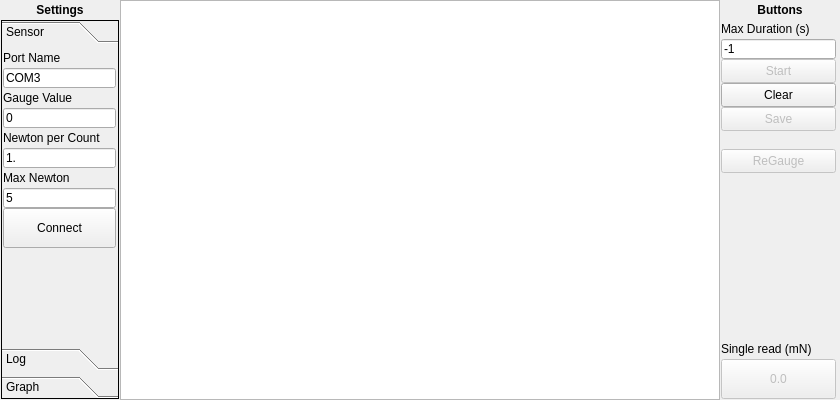
<?xml version="1.0" encoding="UTF-8"?>
<ui version="4.0">
 <class>MainWindow</class>
 <widget class="QMainWindow" name="MainWindow">
  <property name="geometry">
   <rect>
    <x>0</x>
    <y>0</y>
    <width>840</width>
    <height>400</height>
   </rect>
  </property>
  <property name="windowTitle">
   <string>Use the Force!</string>
  </property>
  <widget class="QWidget" name="centralwidget">
   <widget class="QScrollArea" name="settings">
    <property name="geometry">
     <rect>
      <x>0</x>
      <y>20</y>
      <width>120</width>
      <height>380</height>
     </rect>
    </property>
    <property name="frameShape">
     <enum>QFrame::Shape::NoFrame</enum>
    </property>
    <property name="frameShadow">
     <enum>QFrame::Shadow::Plain</enum>
    </property>
    <property name="horizontalScrollBarPolicy">
     <enum>Qt::ScrollBarPolicy::ScrollBarAlwaysOff</enum>
    </property>
    <property name="widgetResizable">
     <bool>true</bool>
    </property>
    <widget class="QWidget" name="scrollAreaWidgetContents">
     <property name="geometry">
      <rect>
       <x>0</x>
       <y>0</y>
       <width>120</width>
       <height>380</height>
      </rect>
     </property>
     <widget class="QToolBox" name="toolBox">
      <property name="enabled">
       <bool>true</bool>
      </property>
      <property name="geometry">
       <rect>
        <x>1</x>
        <y>0</y>
        <width>118</width>
        <height>379</height>
       </rect>
      </property>
      <property name="frameShape">
       <enum>QFrame::Shape::Box</enum>
      </property>
      <property name="currentIndex">
       <number>0</number>
      </property>
      <widget class="QWidget" name="sensorOptions">
       <property name="geometry">
        <rect>
         <x>0</x>
         <y>0</y>
         <width>116</width>
         <height>287</height>
        </rect>
       </property>
       <attribute name="label">
        <string>Sensor</string>
       </attribute>
       <widget class="QLabel" name="labPortName">
        <property name="geometry">
         <rect>
          <x>1</x>
          <y>-1</y>
          <width>113</width>
          <height>20</height>
         </rect>
        </property>
        <property name="text">
         <string>Port Name</string>
        </property>
       </widget>
       <widget class="QLineEdit" name="setPortName">
        <property name="enabled">
         <bool>true</bool>
        </property>
        <property name="geometry">
         <rect>
          <x>1</x>
          <y>19</y>
          <width>113</width>
          <height>20</height>
         </rect>
        </property>
        <property name="text">
         <string>COM3</string>
        </property>
       </widget>
       <widget class="QLabel" name="labMaxNewton">
        <property name="geometry">
         <rect>
          <x>1</x>
          <y>119</y>
          <width>113</width>
          <height>20</height>
         </rect>
        </property>
        <property name="text">
         <string>Max Newton</string>
        </property>
       </widget>
       <widget class="QLineEdit" name="setMaxNewton">
        <property name="geometry">
         <rect>
          <x>1</x>
          <y>139</y>
          <width>113</width>
          <height>20</height>
         </rect>
        </property>
        <property name="text">
         <string>5</string>
        </property>
       </widget>
       <widget class="QLineEdit" name="setGaugeValue">
        <property name="geometry">
         <rect>
          <x>1</x>
          <y>59</y>
          <width>113</width>
          <height>20</height>
         </rect>
        </property>
        <property name="text">
         <string>0</string>
        </property>
       </widget>
       <widget class="QLabel" name="labGaugeValue">
        <property name="geometry">
         <rect>
          <x>1</x>
          <y>39</y>
          <width>113</width>
          <height>20</height>
         </rect>
        </property>
        <property name="text">
         <string>Gauge Value</string>
        </property>
       </widget>
       <widget class="QLineEdit" name="setNewtonPerCount">
        <property name="geometry">
         <rect>
          <x>1</x>
          <y>99</y>
          <width>113</width>
          <height>20</height>
         </rect>
        </property>
        <property name="text">
         <string>1.</string>
        </property>
        <property name="maxLength">
         <number>32767</number>
        </property>
       </widget>
       <widget class="QLabel" name="labNewtonPerCount">
        <property name="geometry">
         <rect>
          <x>1</x>
          <y>79</y>
          <width>113</width>
          <height>20</height>
         </rect>
        </property>
        <property name="text">
         <string>Newton per Count</string>
        </property>
       </widget>
       <widget class="QPushButton" name="butConnect">
        <property name="geometry">
         <rect>
          <x>1</x>
          <y>159</y>
          <width>113</width>
          <height>40</height>
         </rect>
        </property>
        <property name="text">
         <string>Connect</string>
        </property>
        <property name="checkable">
         <bool>true</bool>
        </property>
        <property name="checked">
         <bool>false</bool>
        </property>
        <property name="default">
         <bool>false</bool>
        </property>
        <property name="flat">
         <bool>false</bool>
        </property>
       </widget>
      </widget>
      <widget class="QWidget" name="logOptions">
       <property name="geometry">
        <rect>
         <x>0</x>
         <y>0</y>
         <width>116</width>
         <height>287</height>
        </rect>
       </property>
       <attribute name="label">
        <string>Log</string>
       </attribute>
       <widget class="QLabel" name="fileLabel">
        <property name="geometry">
         <rect>
          <x>1</x>
          <y>-1</y>
          <width>113</width>
          <height>20</height>
         </rect>
        </property>
        <property name="text">
         <string>File</string>
        </property>
       </widget>
       <widget class="QPushButton" name="butFile">
        <property name="geometry">
         <rect>
          <x>1</x>
          <y>19</y>
          <width>113</width>
          <height>22</height>
         </rect>
        </property>
        <property name="text">
         <string>-</string>
        </property>
        <property name="checkable">
         <bool>true</bool>
        </property>
       </widget>
      </widget>
      <widget class="QWidget" name="graphOptions">
       <property name="geometry">
        <rect>
         <x>0</x>
         <y>0</y>
         <width>116</width>
         <height>287</height>
        </rect>
       </property>
       <attribute name="label">
        <string>Graph</string>
       </attribute>
       <widget class="QLineEdit" name="xLabel">
        <property name="geometry">
         <rect>
          <x>1</x>
          <y>99</y>
          <width>113</width>
          <height>20</height>
         </rect>
        </property>
        <property name="text">
         <string>Displacement [mm]</string>
        </property>
       </widget>
       <widget class="QLineEdit" name="yLabel">
        <property name="enabled">
         <bool>true</bool>
        </property>
        <property name="geometry">
         <rect>
          <x>1</x>
          <y>59</y>
          <width>113</width>
          <height>20</height>
         </rect>
        </property>
        <property name="text">
         <string>Force [mN]</string>
        </property>
       </widget>
       <widget class="QLabel" name="yLabelLabel">
        <property name="geometry">
         <rect>
          <x>1</x>
          <y>39</y>
          <width>113</width>
          <height>20</height>
         </rect>
        </property>
        <property name="text">
         <string>y-label</string>
        </property>
       </widget>
       <widget class="QLabel" name="xLabelLabel">
        <property name="geometry">
         <rect>
          <x>1</x>
          <y>79</y>
          <width>113</width>
          <height>20</height>
         </rect>
        </property>
        <property name="text">
         <string>x-label</string>
        </property>
       </widget>
       <widget class="QLabel" name="xLimLabel">
        <property name="geometry">
         <rect>
          <x>1</x>
          <y>119</y>
          <width>113</width>
          <height>20</height>
         </rect>
        </property>
        <property name="text">
         <string>x-scope</string>
        </property>
       </widget>
       <widget class="QLineEdit" name="title">
        <property name="geometry">
         <rect>
          <x>1</x>
          <y>19</y>
          <width>113</width>
          <height>20</height>
         </rect>
        </property>
        <property name="text">
         <string>Force-Displacement Measurement</string>
        </property>
       </widget>
       <widget class="QLabel" name="titleLabel">
        <property name="geometry">
         <rect>
          <x>1</x>
          <y>-1</y>
          <width>113</width>
          <height>20</height>
         </rect>
        </property>
        <property name="text">
         <string>Title</string>
        </property>
       </widget>
       <widget class="QSlider" name="xLimSlider">
        <property name="geometry">
         <rect>
          <x>1</x>
          <y>139</y>
          <width>113</width>
          <height>20</height>
         </rect>
        </property>
        <property name="sizePolicy">
         <sizepolicy hsizetype="Fixed" vsizetype="Fixed">
          <horstretch>0</horstretch>
          <verstretch>0</verstretch>
         </sizepolicy>
        </property>
        <property name="minimum">
         <number>-1</number>
        </property>
        <property name="maximum">
         <number>0</number>
        </property>
        <property name="orientation">
         <enum>Qt::Orientation::Horizontal</enum>
        </property>
       </widget>
       <widget class="QLineEdit" name="xLimSet">
        <property name="geometry">
         <rect>
          <x>1</x>
          <y>159</y>
          <width>113</width>
          <height>20</height>
         </rect>
        </property>
        <property name="text">
         <string>0</string>
        </property>
       </widget>
       <widget class="QLineEdit" name="setPlotTimerInterval">
        <property name="geometry">
         <rect>
          <x>1</x>
          <y>199</y>
          <width>113</width>
          <height>20</height>
         </rect>
        </property>
        <property name="text">
         <string>100</string>
        </property>
       </widget>
       <widget class="QLabel" name="plotTimerIntervalLabel">
        <property name="geometry">
         <rect>
          <x>1</x>
          <y>179</y>
          <width>113</width>
          <height>20</height>
         </rect>
        </property>
        <property name="text">
         <string>Refresh Time (ms)</string>
        </property>
       </widget>
       <widget class="QLabel" name="importGraphLabel">
        <property name="geometry">
         <rect>
          <x>1</x>
          <y>219</y>
          <width>113</width>
          <height>20</height>
         </rect>
        </property>
        <property name="text">
         <string>Import Graph Data</string>
        </property>
       </widget>
       <widget class="QPushButton" name="butFileGraphImport">
        <property name="geometry">
         <rect>
          <x>1</x>
          <y>239</y>
          <width>113</width>
          <height>22</height>
         </rect>
        </property>
        <property name="text">
         <string>-</string>
        </property>
        <property name="checkable">
         <bool>true</bool>
        </property>
       </widget>
      </widget>
     </widget>
    </widget>
   </widget>
   <widget class="QWidget" name="graph" native="true">
    <property name="geometry">
     <rect>
      <x>120</x>
      <y>0</y>
      <width>600</width>
      <height>400</height>
     </rect>
    </property>
    <widget class="PlotWidget" name="graph1">
     <property name="geometry">
      <rect>
       <x>0</x>
       <y>0</y>
       <width>600</width>
       <height>400</height>
      </rect>
     </property>
     <property name="frameShape">
      <enum>QFrame::Shape::StyledPanel</enum>
     </property>
     <property name="frameShadow">
      <enum>QFrame::Shadow::Sunken</enum>
     </property>
    </widget>
   </widget>
   <widget class="QWidget" name="widget" native="true">
    <property name="geometry">
     <rect>
      <x>720</x>
      <y>20</y>
      <width>120</width>
      <height>380</height>
     </rect>
    </property>
    <widget class="QPushButton" name="butRecord">
     <property name="enabled">
      <bool>false</bool>
     </property>
     <property name="geometry">
      <rect>
       <x>1</x>
       <y>39</y>
       <width>115</width>
       <height>24</height>
      </rect>
     </property>
     <property name="text">
      <string>Start</string>
     </property>
     <property name="checkable">
      <bool>true</bool>
     </property>
    </widget>
    <widget class="QPushButton" name="butReGauge">
     <property name="enabled">
      <bool>false</bool>
     </property>
     <property name="geometry">
      <rect>
       <x>1</x>
       <y>129</y>
       <width>115</width>
       <height>24</height>
      </rect>
     </property>
     <property name="text">
      <string>ReGauge</string>
     </property>
     <property name="checkable">
      <bool>true</bool>
     </property>
    </widget>
    <widget class="QLabel" name="timeLabel">
     <property name="geometry">
      <rect>
       <x>1</x>
       <y>-1</y>
       <width>115</width>
       <height>20</height>
      </rect>
     </property>
     <property name="text">
      <string>Max Duration (s)</string>
     </property>
    </widget>
    <widget class="QLineEdit" name="setTime">
     <property name="geometry">
      <rect>
       <x>1</x>
       <y>19</y>
       <width>115</width>
       <height>20</height>
      </rect>
     </property>
     <property name="text">
      <string>-1</string>
     </property>
    </widget>
    <widget class="QPushButton" name="butSave">
     <property name="enabled">
      <bool>false</bool>
     </property>
     <property name="geometry">
      <rect>
       <x>1</x>
       <y>87</y>
       <width>115</width>
       <height>24</height>
      </rect>
     </property>
     <property name="text">
      <string>Save</string>
     </property>
    </widget>
    <widget class="QPushButton" name="butClear">
     <property name="geometry">
      <rect>
       <x>1</x>
       <y>63</y>
       <width>115</width>
       <height>24</height>
      </rect>
     </property>
     <property name="text">
      <string>Clear</string>
     </property>
    </widget>
    <widget class="QPushButton" name="butSingleRead">
     <property name="enabled">
      <bool>false</bool>
     </property>
     <property name="geometry">
      <rect>
       <x>1</x>
       <y>339</y>
       <width>115</width>
       <height>40</height>
      </rect>
     </property>
     <property name="text">
      <string>0.0</string>
     </property>
     <property name="checkable">
      <bool>true</bool>
     </property>
    </widget>
    <widget class="QLabel" name="timeLabel_2">
     <property name="geometry">
      <rect>
       <x>1</x>
       <y>319</y>
       <width>115</width>
       <height>20</height>
      </rect>
     </property>
     <property name="text">
      <string>Single read (mN)</string>
     </property>
    </widget>
   </widget>
   <widget class="QLabel" name="settingsLabel">
    <property name="geometry">
     <rect>
      <x>0</x>
      <y>0</y>
      <width>120</width>
      <height>20</height>
     </rect>
    </property>
    <property name="text">
     <string>&lt;html&gt;&lt;head/&gt;&lt;body&gt;&lt;p align=&quot;center&quot;&gt;&lt;span style=&quot; font-weight:700;&quot;&gt;Settings&lt;/span&gt;&lt;/p&gt;&lt;/body&gt;&lt;/html&gt;</string>
    </property>
   </widget>
   <widget class="QLabel" name="buttonsLabel">
    <property name="geometry">
     <rect>
      <x>720</x>
      <y>0</y>
      <width>120</width>
      <height>20</height>
     </rect>
    </property>
    <property name="text">
     <string>&lt;html&gt;&lt;head/&gt;&lt;body&gt;&lt;p align=&quot;center&quot;&gt;&lt;span style=&quot; font-weight:700;&quot;&gt;Buttons&lt;/span&gt;&lt;/p&gt;&lt;/body&gt;&lt;/html&gt;</string>
    </property>
   </widget>
  </widget>
 </widget>
 <customwidgets>
  <customwidget>
   <class>PlotWidget</class>
   <extends>QGraphicsView</extends>
   <header>pyqtgraph</header>
  </customwidget>
 </customwidgets>
 <resources/>
 <connections/>
</ui>
